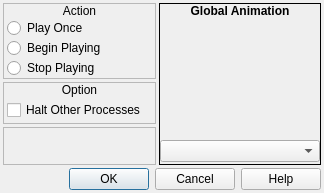
<?xml version="1.0" encoding="UTF-8"?>
<ui version="4.0">
 <class>ConfigureEvent_ShowGlobalAnimation</class>
 <widget class="QDialog" name="ConfigureEvent_ShowGlobalAnimation">
  <property name="geometry">
   <rect>
    <x>0</x>
    <y>0</y>
    <width>324</width>
    <height>193</height>
   </rect>
  </property>
  <property name="windowTitle">
   <string>Show Global Animation</string>
  </property>
  <property name="windowIcon">
   <iconset resource="gui_icons.qrc">
    <normaloff>:/icons/openrpgmaker.png</normaloff>:/icons/openrpgmaker.png</iconset>
  </property>
  <property name="styleSheet">
   <string notr="true">.QFrame
{
	border-width: 1px;
	border-style: solid;
	border-color: palette(window-text);
}

.QFrame&gt;QLabel
{
	border-width: 0px;
	background-color: palette(window-text);
	color: palette(window);
	font-weight: bold;
}

.QFrame&gt;QCheckBox
{
	background-color: palette(window-text);
	border-width: 0px;
	border-style: none;
	color: palette(window);
	spacing: 3px;
	font-weight: bold;
	padding: 0px 0px 0px 3px;
}

.QFrame&gt;QCheckBox::indicator
{
	min-width: 8px;
	max-width: 8px;
	min-height: 8px;
	max-height: 8px;
	width: 8px;
	height: 8px;
	border-width: 2px;
	border-radius: 0px;
	border-style: ridge;
	border-color: palette(mid);
}

.QFrame&gt;QCheckBox::indicator:unchecked
{
	background-color: palette(base);
}

.QFrame&gt;QCheckBox::indicator:checked
{
	background-color: palette(window-text);
}

.QFrame&gt;QCheckBox::indicator:hover
{
	border-color: palette(highlight);
}</string>
  </property>
  <layout class="QVBoxLayout" name="verticalLayout_4">
   <property name="spacing">
    <number>3</number>
   </property>
   <property name="margin">
    <number>3</number>
   </property>
   <item>
    <widget class="QWidget" name="widget_3" native="true">
     <layout class="QHBoxLayout" name="horizontalLayout">
      <property name="spacing">
       <number>3</number>
      </property>
      <property name="margin">
       <number>0</number>
      </property>
      <item>
       <widget class="QWidget" name="widget_2" native="true">
        <layout class="QVBoxLayout" name="verticalLayout_3">
         <property name="spacing">
          <number>3</number>
         </property>
         <property name="margin">
          <number>0</number>
         </property>
         <item>
          <widget class="QFrame" name="frame">
           <property name="sizePolicy">
            <sizepolicy hsizetype="Preferred" vsizetype="Fixed">
             <horstretch>0</horstretch>
             <verstretch>0</verstretch>
            </sizepolicy>
           </property>
           <property name="frameShape">
            <enum>QFrame::StyledPanel</enum>
           </property>
           <property name="frameShadow">
            <enum>QFrame::Raised</enum>
           </property>
           <layout class="QVBoxLayout" name="verticalLayout">
            <property name="spacing">
             <number>0</number>
            </property>
            <property name="margin">
             <number>0</number>
            </property>
            <item>
             <widget class="QLabel" name="label">
              <property name="sizePolicy">
               <sizepolicy hsizetype="Preferred" vsizetype="Fixed">
                <horstretch>0</horstretch>
                <verstretch>0</verstretch>
               </sizepolicy>
              </property>
              <property name="text">
               <string>Action</string>
              </property>
              <property name="alignment">
               <set>Qt::AlignCenter</set>
              </property>
             </widget>
            </item>
            <item>
             <widget class="QWidget" name="widget" native="true">
              <layout class="QVBoxLayout" name="verticalLayout_2">
               <property name="spacing">
                <number>0</number>
               </property>
               <property name="leftMargin">
                <number>3</number>
               </property>
               <property name="topMargin">
                <number>0</number>
               </property>
               <property name="rightMargin">
                <number>0</number>
               </property>
               <property name="bottomMargin">
                <number>0</number>
               </property>
               <item>
                <widget class="QRadioButton" name="rbPlayOnce">
                 <property name="text">
                  <string>Play Once</string>
                 </property>
                </widget>
               </item>
               <item>
                <widget class="QRadioButton" name="rbBeginPlaying">
                 <property name="text">
                  <string>Begin Playing</string>
                 </property>
                </widget>
               </item>
               <item>
                <widget class="QRadioButton" name="rbStopPlaying">
                 <property name="text">
                  <string>Stop Playing</string>
                 </property>
                </widget>
               </item>
              </layout>
             </widget>
            </item>
           </layout>
          </widget>
         </item>
         <item>
          <widget class="QFrame" name="frmOption">
           <property name="sizePolicy">
            <sizepolicy hsizetype="Preferred" vsizetype="Fixed">
             <horstretch>0</horstretch>
             <verstretch>0</verstretch>
            </sizepolicy>
           </property>
           <property name="frameShape">
            <enum>QFrame::StyledPanel</enum>
           </property>
           <property name="frameShadow">
            <enum>QFrame::Raised</enum>
           </property>
           <layout class="QVBoxLayout" name="verticalLayout_7">
            <property name="spacing">
             <number>0</number>
            </property>
            <property name="margin">
             <number>0</number>
            </property>
            <item>
             <widget class="QLabel" name="label_11">
              <property name="sizePolicy">
               <sizepolicy hsizetype="Preferred" vsizetype="Fixed">
                <horstretch>0</horstretch>
                <verstretch>0</verstretch>
               </sizepolicy>
              </property>
              <property name="text">
               <string>Option</string>
              </property>
              <property name="alignment">
               <set>Qt::AlignCenter</set>
              </property>
             </widget>
            </item>
            <item>
             <widget class="QWidget" name="widget_9" native="true">
              <layout class="QHBoxLayout" name="horizontalLayout_7">
               <property name="spacing">
                <number>3</number>
               </property>
               <property name="margin">
                <number>3</number>
               </property>
               <item>
                <widget class="QCheckBox" name="cbHaltOtherProcesses">
                 <property name="text">
                  <string>Halt Other Processes</string>
                 </property>
                </widget>
               </item>
              </layout>
             </widget>
            </item>
           </layout>
          </widget>
         </item>
         <item>
          <widget class="QFrame" name="frame_2">
           <property name="frameShape">
            <enum>QFrame::StyledPanel</enum>
           </property>
           <property name="frameShadow">
            <enum>QFrame::Raised</enum>
           </property>
          </widget>
         </item>
        </layout>
       </widget>
      </item>
      <item>
       <widget class="QFrame" name="frmGlobalAnimation">
        <property name="sizePolicy">
         <sizepolicy hsizetype="Fixed" vsizetype="Expanding">
          <horstretch>0</horstretch>
          <verstretch>0</verstretch>
         </sizepolicy>
        </property>
        <property name="frameShape">
         <enum>QFrame::Box</enum>
        </property>
        <property name="frameShadow">
         <enum>QFrame::Plain</enum>
        </property>
        <layout class="QVBoxLayout" name="verticalLayout_293">
         <property name="spacing">
          <number>0</number>
         </property>
         <property name="margin">
          <number>0</number>
         </property>
         <item>
          <widget class="QLabel" name="label_218">
           <property name="sizePolicy">
            <sizepolicy hsizetype="Preferred" vsizetype="Fixed">
             <horstretch>0</horstretch>
             <verstretch>0</verstretch>
            </sizepolicy>
           </property>
           <property name="font">
            <font>
             <weight>75</weight>
             <bold>true</bold>
            </font>
           </property>
           <property name="text">
            <string>Global Animation</string>
           </property>
           <property name="alignment">
            <set>Qt::AlignCenter</set>
           </property>
          </widget>
         </item>
         <item>
          <widget class="QWidget" name="widget_178" native="true">
           <property name="sizePolicy">
            <sizepolicy hsizetype="Preferred" vsizetype="Preferred">
             <horstretch>0</horstretch>
             <verstretch>0</verstretch>
            </sizepolicy>
           </property>
           <layout class="QVBoxLayout" name="verticalLayout_299">
            <property name="spacing">
             <number>0</number>
            </property>
            <property name="margin">
             <number>0</number>
            </property>
            <item>
             <widget class="GlobalAnimationPreview" name="wGlobalAnimationPreview" native="true">
              <property name="minimumSize">
               <size>
                <width>160</width>
                <height>120</height>
               </size>
              </property>
              <property name="maximumSize">
               <size>
                <width>160</width>
                <height>120</height>
               </size>
              </property>
             </widget>
            </item>
            <item>
             <widget class="QComboBox" name="cboxGlobalAnimation">
              <property name="sizePolicy">
               <sizepolicy hsizetype="Preferred" vsizetype="Fixed">
                <horstretch>0</horstretch>
                <verstretch>0</verstretch>
               </sizepolicy>
              </property>
             </widget>
            </item>
           </layout>
          </widget>
         </item>
        </layout>
       </widget>
      </item>
     </layout>
    </widget>
   </item>
   <item>
    <widget class="QDialogButtonBox" name="buttonBox">
     <property name="orientation">
      <enum>Qt::Horizontal</enum>
     </property>
     <property name="standardButtons">
      <set>QDialogButtonBox::Cancel|QDialogButtonBox::Help|QDialogButtonBox::Ok</set>
     </property>
    </widget>
   </item>
  </layout>
 </widget>
 <customwidgets>
  <customwidget>
   <class>GlobalAnimationPreview</class>
   <extends>QWidget</extends>
   <header>globalanimationpreview.h</header>
   <container>1</container>
  </customwidget>
 </customwidgets>
 <resources>
  <include location="gui_icons.qrc"/>
 </resources>
 <connections>
  <connection>
   <sender>buttonBox</sender>
   <signal>accepted()</signal>
   <receiver>ConfigureEvent_ShowGlobalAnimation</receiver>
   <slot>accept()</slot>
   <hints>
    <hint type="sourcelabel">
     <x>248</x>
     <y>254</y>
    </hint>
    <hint type="destinationlabel">
     <x>157</x>
     <y>274</y>
    </hint>
   </hints>
  </connection>
  <connection>
   <sender>buttonBox</sender>
   <signal>rejected()</signal>
   <receiver>ConfigureEvent_ShowGlobalAnimation</receiver>
   <slot>reject()</slot>
   <hints>
    <hint type="sourcelabel">
     <x>316</x>
     <y>260</y>
    </hint>
    <hint type="destinationlabel">
     <x>286</x>
     <y>274</y>
    </hint>
   </hints>
  </connection>
 </connections>
</ui>
